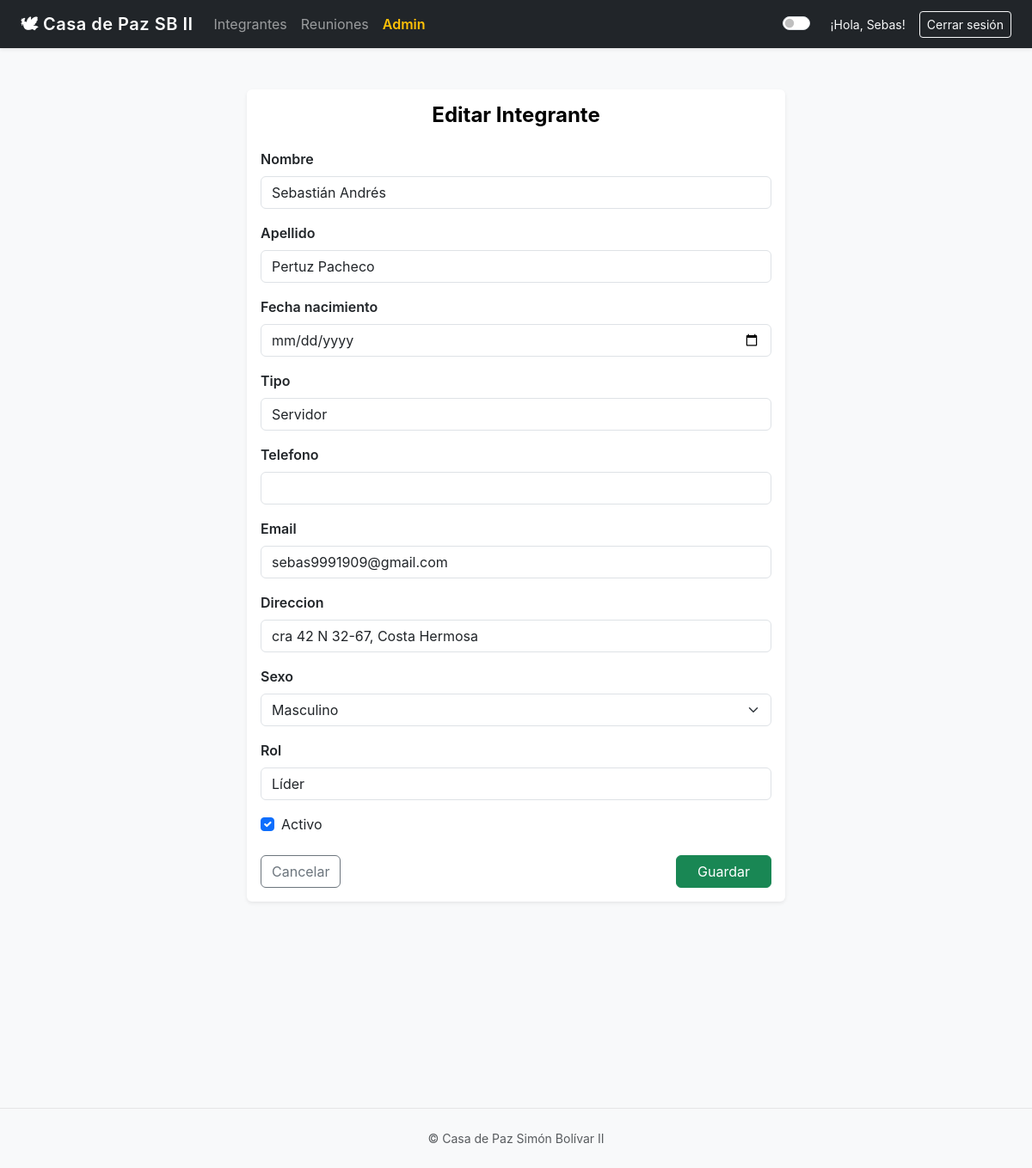
Page /integrantes/1/editar/ (signed in) on the committed database.
### asistencia/models.py (models this page shows, shortened)
class Integrante(models.Model):
    SEXO_CHOICES = [
        ('M', 'Masculino'),
        ('F', 'Femenino'),
    ]
    nombre = models.CharField(max_length=100)
    apellido = models.CharField(max_length=100)
    fecha_nacimiento = models.DateField(null=True, blank=True)
    tipo = models.CharField(
        max_length=10,
        choices=[('niño', 'Niño'), ('joven', 'Joven'), ('servidor', 'Servidor')]
    )
    telefono = models.CharField(max_length=50, null=True, blank=True)
    email = models.EmailField(null=True, blank=True)
    ultima_asistencia = models.DateField(null=True, blank=True)
    descripcion = models.TextField(blank=True, null=True)
    activo = models.BooleanField(default=True)
    rol = models.CharField(
        max_length=10,
        choices=[('Maestro', 'Maestro'), ('Lider', 'Líder')],
        null=True,
        blank=True
    )
    direccion = models.CharField(
        max_length=255,
        blank=True,
        null=True
    )
    sexo = models.CharField(
        max_length=1,
        choices=SEXO_CHOICES,
        blank=True,
        null=True
    )
    foto = CloudinaryField(
        'image',
        blank=True,
        null=True,
        default='user_default'
    )

### asistencia/views.py (the view)
# urls.py: path('integrantes/<int:pk>/editar/', IntegranteUpdateView.as_view(), name='integrante_update'),
class IntegranteUpdateView(LoginRequiredMixin, UpdateView):
    model = Integrante
    form_class = IntegranteForm
    template_name = 'asistencia/integrante_form.html'
    success_url = reverse_lazy('integrante_list')

### asistencia/templates/asistencia/integrante_form.html (shortened to what this page needs)
{% extends 'asistencia/base.html' %}
{% block content %}
<div class="container mt-4" style="max-width: 650px;">
    <div class="card shadow-sm border-0">
        <div class="card-body">
            <h4 class="fw-bold mb-4 text-center title-text">
                {% if object %}Editar{% else %}Nuevo{% endif %} Integrante
            </h4>
            <form method="post">
                {% for field in form %}
                    {% if field.field.widget.input_type == "checkbox" %}
                        <div class="form-check mb-3">
                            {{ field }}
                            <label class="form-check-label">
                                {{ field.label }}
                            </label>
                        </div>
                    {% else %}
                        <div class="mb-3">
                            <label class="form-label fw-semibold">
                                {{ field.label }}
                            </label>
                            {{ field }}
                        </div>
                    {% endif %}
                {% endfor %}
                <div class="d-flex justify-content-between mt-4">
                    <a href="{% url 'integrante_list' %}" class="btn btn-outline-secondary">
                        Cancelar
                    </a>
                    <button type="submit" class="btn btn-success px-4">
                        Guardar
                    </button>
                </div>
            </form>
        </div>
    </div>
</div>
{% endblock %}

### asistencia/templates/asistencia/base.html (shortened to what this page needs)
{% load static %}
<!doctype html>
<html lang="es" data-bs-theme="light">
<head>
  <link href="https://cdn.jsdelivr.net/npm/bootstrap@5.3.0/dist/css/bootstrap.min.css" rel="stylesheet">
  <link rel="stylesheet" href="{% static 'asistencia/css/styles.css' %}">
</head>
<body class="bg-light {% if request.user.is_authenticated %}authenticated{% endif %}">
  {% if request.user.is_authenticated %}
  <nav class="navbar navbar-expand-lg navbar-dark bg-dark shadow-sm">
    <div class="container-fluid px-4">
      <a class="navbar-brand fw-semibold" href="{% url 'dashboard' %}">
        🕊 Casa de Paz SB II
      </a>
      <div class="collapse navbar-collapse" id="navbarNav">
        <ul class="navbar-nav me-auto mb-2 mb-lg-0">
          <li class="nav-item">
            <a class="nav-link" href="{% url 'integrante_list' %}">Integrantes</a>
          </li>
          <li class="nav-item">
            <a class="nav-link" href="{% url 'reunion_list' %}">Reuniones</a>
          </li>
          {% if request.user.is_superuser %}
          <li class="nav-item">
            <a class="nav-link text-warning fw-semibold" href="/admin/">
              Admin
            </a>
          </li>
          {% endif %}
        </ul>
        <ul class="navbar-nav align-items-center">
          <li class="nav-item me-3">
            <div class="form-check form-switch">
              <input class="form-check-input" type="checkbox" id="theme-toggle" title="Cambiar tema">
            </div>
          </li>
          <li class="nav-item me-3 text-light small">
            ¡Hola, {{ request.user.username }}!
          </li>
          <li class="nav-item">
            <form method="post" action="{% url 'logout' %}">
              <button class="btn btn-outline-light btn-sm">
                Cerrar sesión
              </button>
            </form>
          </li>
        </ul>
      </div>
    </div>
  </nav>
  {% endif %}
  <main class="{% if request.user.is_authenticated %}container-fluid{% else %}container{% endif %} my-5">
    {% block content %}
    {% endblock %}
  </main>
  <br>
  <br>
  <br>
  <br>
  <br>
  <br>
  <br>
  <br>
  <footer class="text-center text-muted small py-4">
    © {{ now|date:"Y" }} Casa de Paz Simón Bolívar II
  </footer>
</body>
</html>

### asistencia/static/asistencia/css/styles.css (style rules this page uses)
body { font-family: 'Inter', system-ui, -apple-system, BlinkMacSystemFont, sans-serif; }
.navbar-brand { letter-spacing: 0.5px; }
main { min-height: 70vh; }
footer { border-top: 1px solid #e5e5e5; }
:root { --bg: #f4f6f9; --card-bg: #ffffff; --text: #212529; --muted: #6c757d; --primary: #0d6efd; --input-bg: #ffffff; --border: #dee2e6; }
body { background: var(--bg); color: var(--text); }
body.authenticated main { padding-left: 2rem !important; padding-right: 2rem !important; }

### asistencia/templates/asistencia/base.html (style rules this page uses)
.title-text { color: #000; }

### rows in the picture
Integrante: form "Sebastián Andrés" "Pertuz Pacheco" "Servidor" "sebas9991909@gmail.com" "cra 42 N 32-67, Costa Hermosa" "Masculino" "Líder", form "☑"

### other values in the picture
{{ request.user.username }} "Sebas"
{{ field.label }} "Nombre" "Apellido" "Fecha nacimiento" "Tipo" "Telefono" "Email" "Direccion" "Sexo" "Rol"
{{ field.label }} "Activo"
